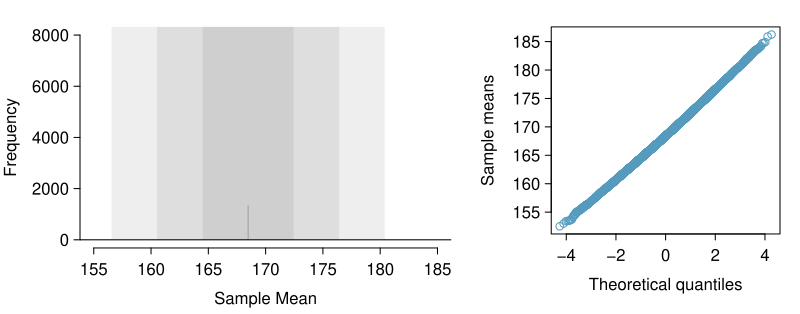

Recreate this plot in R.
require(openintro)
data(COL)


set.seed(5)
N     <- 100000
means <- rep(0, N)
pb <- txtProgressBar(0, N, style = 3)
for (i in 1:N) {
  tmp <- sample(nrow(brfss.2000.adults), 200)
  tmp <- tmp[!is.na(tmp)][1:100]
  means[i] <- mean(brfss.2000.adults$weight[tmp], na.rm = TRUE)
  setTxtProgressBar(pb, i)
}

myPDF('brfss2000WeightBigSampDist.pdf', 8, 3.15,
      mar = c(3.3, 4, 1.4, 1),
      mgp = c(2.7,0.55,0))
layout(matrix(1:2, 1),
       c(4.3, 3))
plot(0, 0,
     type = 'n',
     xlim = c(155, 185),
     ylim = c(0, 2000 * N / 25000),
     xlab = '',
     ylab = '',
     axes = FALSE)
mtext("Sample Mean", 1, 2)
mtext("Frequency", 2, line = 3, las = 0)
m <- mean(brfss.2000.adults$weight, na.rm = TRUE)
s <- sd(brfss.2000.adults$weight, na.rm = TRUE) / 10
rect(m - s / 100, 0,
     m + s / 100, 1350,
     col = '#00000044',
     border = '#00000000')
rect(m - s, 0,
     m + s, 135000,
     col = '#00000011',
     border = '#00000000')
rect(m - 2 * s, 0,
     m + 2 * s, 135000,
     col = '#00000011',
     border = '#00000000')
rect(m - 3 * s, 0,
     m + 3 * s, 135000,
     col = '#00000011',
     border = '#00000000')
histPlot(means,
         col = COL[1],
         breaks = seq(2, 6, length.out = 80),
         add = TRUE)
abline(h = 0)
axis(1, at = seq(155, 185, 5))
axis(2, at = seq(0, 8000, 2000))

par(las = 1, mar = c(4, 4, 1.4, 1))
q <- c(seq(0.00001, 0.0009, 0.00001),
       seq(0.001, 0.999, 0.0001),
       seq(0.9991, 0.99999, 0.00001))
ms <- quantile(means, q)
nq <- qnorm(q)
plot(nq, ms,
     xlab = "",
     ylab = 'Sample means',
     main = '',
     col = COL[1],
     axes = FALSE)
mtext("Theoretical quantiles", 1, 2)
axis(1)
axis(2, seq(155, 185, 5))
box()
dev.off()
